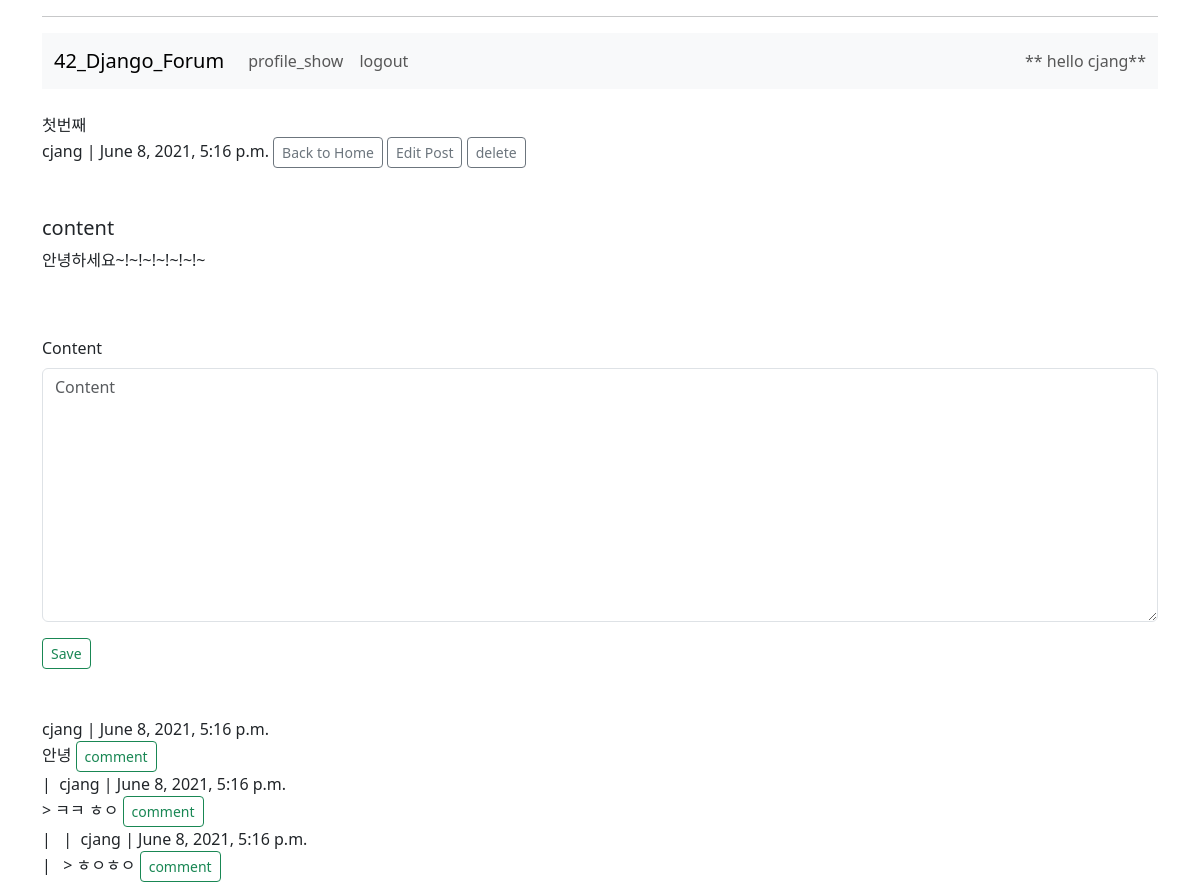
The app's page /post/1/ (signed in) with its own data.
### forum_app/models/models.py (models this page shows, shortened)
class Post(models.Model):
	title = models.CharField(max_length=64)
	author = models.ForeignKey(User, on_delete=models.CASCADE, null=True)
	content = models.TextField()
	created = models.DateTimeField()
	def __str__(self):
		return self.title

class Comment(models.Model):
	post = models.ForeignKey('Post', on_delete=models.CASCADE, null=True)
	parent_comment = models.ForeignKey('self', on_delete=models.CASCADE, null=True, related_name='child_comment')
	author = models.ForeignKey(User, on_delete=models.CASCADE, null=True)
	content = models.TextField()
	created = models.DateTimeField()

### forum_app/views/post_views.py (the view)
# urls.py: path('post/<int:post_id>/', post, name='post'),
@login_required(login_url='forum_app:login')
def post(request, post_id):
	post = get_object_or_404(Post, pk=post_id)
	print(post)
	if request.method == 'POST':
		form = CommentForm(request.POST)
		if form.is_valid():
			form_tmp = form.save(commit=False)
			form_tmp.post = post
			form_tmp.author = request.user
			form_tmp.created = timezone.now()
			form_tmp.save()
			form = form_tmp
			context = {'post':post, 'form':form}
			return redirect('/post/' + str(post_id))
	else:
		form = CommentForm()
	context = {'post':post, 'form':form}
	return render(request, 'post.html', context)

### forum_app/forms/forms.py
class CommentForm(ModelForm):
	class Meta:
		model = Comment
		fields = ['content']

### forum_app/templates/post.html (shortened to what this page needs)
{% extends "base.html" %}
{% load django_bootstrap5 %}
{% block content %}
  <br>
  <div> {{ post.title }} <div>
  <div> {{ post.author }} | {{ post.created }}
  <a button_type="link" class="btn btn-outline-secondary btn-sm" href={% url 'forum_app:home' %}>Back to Home</a>
  {% if post.author == user %}
    <a button_type="link" class="btn btn-outline-secondary btn-sm" href={% url 'forum_app:post_edit' post.id %}>Edit Post</a>
    <a button_type="link" class="btn btn-outline-secondary btn-sm" href={% url 'forum_app:post_delete' post.id %}>delete</a>
  {% endif %}</div>
  <br><br>
  <h5>content</h5>
  <p class="text-md-start">{{ post.content }}</p>
  <br><br>
  <form method="POST">
    {% bootstrap_form form %}
    {% bootstrap_button "Save" button_type="submit" button_class="btn btn-outline-success btn-sm" %}
  </form>
  <br><br>
  {% for comment in post.comment_set.all %}
    <div>{% include "comment_space.html" %}{{ comment.author }} | {{ comment.created }}</div>
    <div>{% include "comment_space.html" %}{{ comment.content }}
    <a class="btn btn-outline-success btn-sm" href={% url 'forum_app:post_2' post.id comment.id %}>comment</a>
    </div>
    {% if comment.child_comment.all %}
      {% include 'comment.html' %}
    {% endif %}
  {% endfor %}
{% endblock %}

### forum_app/templates/base.html (shortened to what this page needs)
{% load django_bootstrap5 %}
<!DOCTYPE html>
<html lang="en">
  <head>
    {% bootstrap_css %}
  </head>
  <body>
    <div class="container">
    <hr class="my-3">
      {% include "nav.html" %}
      {% block content %}
      {% endblock content%}
    </div>
  </body>
</html>

### forum_app/templates/nav.html (shortened to what this page needs)
{% load django_bootstrap5 %}
<nav class="navbar navbar-expand-lg navbar-light bg-light">
  <div class="container-fluid">
    <a href="{% url 'forum_app:home' %}" class="navbar-brand">42_Django_Forum</a>
    <div class="collapse navbar-collapse" id="navbarText">
      <ul class="navbar-nav me-auto mb-2 mb-lg-0">
        <li class="nav-item">
          {% if user.is_authenticated %}
            {% if user.profile.all.0 %}
              <a href="{% url 'forum_app:profile_show' user.profile.all.0.id%}" class="nav-link" >profile_show</a>
            {% else %}
              <a href="{% url 'forum_app:profile_init'%}" class="nav-link" >profile_init</a>
            {% endif %}
          {% else %}
            <a href="{% url 'forum_app:registration' %}" class="nav-link" >registration</a>
          {% endif %}
        </li>
        <li class="nav-item">
          {% if user.is_authenticated %}
            <a href="{% url 'forum_app:logout' %}" class="nav-link" >logout</a>
          {% else %}
            <a href="{% url 'forum_app:login' %}" class="nav-link active" >login</a>
          {% endif %}
        </li>
      </ul>
      <span class="navbar-text">** hello {{user}}**</span>
    </div>
  </div>
</nav>

### forum_app/templates/comment_space.html (shortened to what this page needs)
{% if comment.parent_comment %}
|&nbsp;&nbsp;
{% endif %}

### forum_app/templates/comment.html (shortened to what this page needs)
{% load django_bootstrap5 %}
{% for child_com in comment.child_comment.all %}
  <div>{% include "comment_space.html" %}|&nbsp;&nbsp;{{ child_com.author }} | {{ child_com.created }}</div>
  <div>{% include "comment_space.html" %} > {{ child_com.content }}
  <a class="btn btn-outline-success btn-sm" href={% url 'forum_app:post_2' post.id child_com.id %}>comment</a>
  </div>
  {% with child_com as comment %}
    {% if comment.child_comment.all %}
      {% include 'comment.html' %}
    {% endif %}
  {% endwith %}
{% endfor %}

### records on screen
Post: title "첫번째", author "cjang", created "June 8, 2021, 5:16 p.m.", content "안녕하세요~!~!~!~!~!~!~"
Comment: author "cjang", created "June 8, 2021, 5:16 p.m.", content "안녕"
Comment: author "cjang", created "June 8, 2021, 5:16 p.m.", content "ㅋㅋ ㅎㅇ"
Comment: author "cjang", created "June 8, 2021, 5:16 p.m.", content "ㅎㅇㅎㅇ"

### other values on screen
{{ user }} "cjang"
